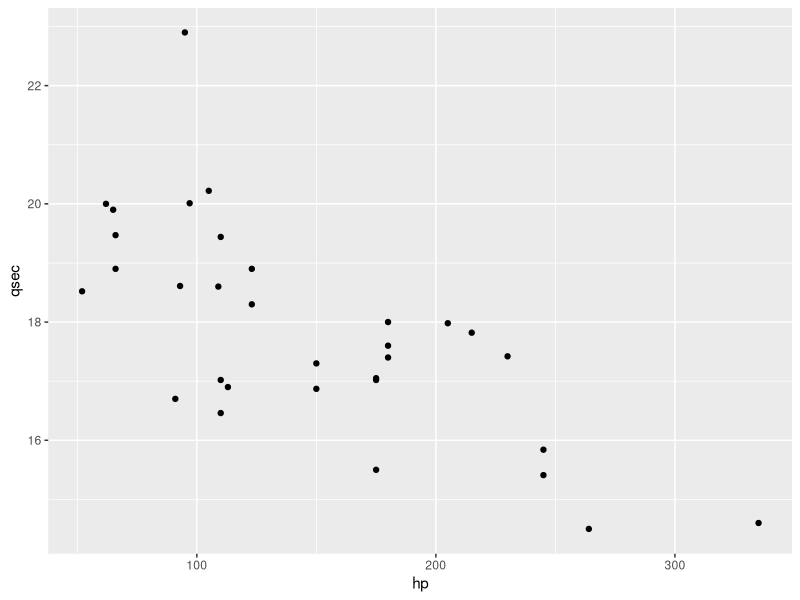
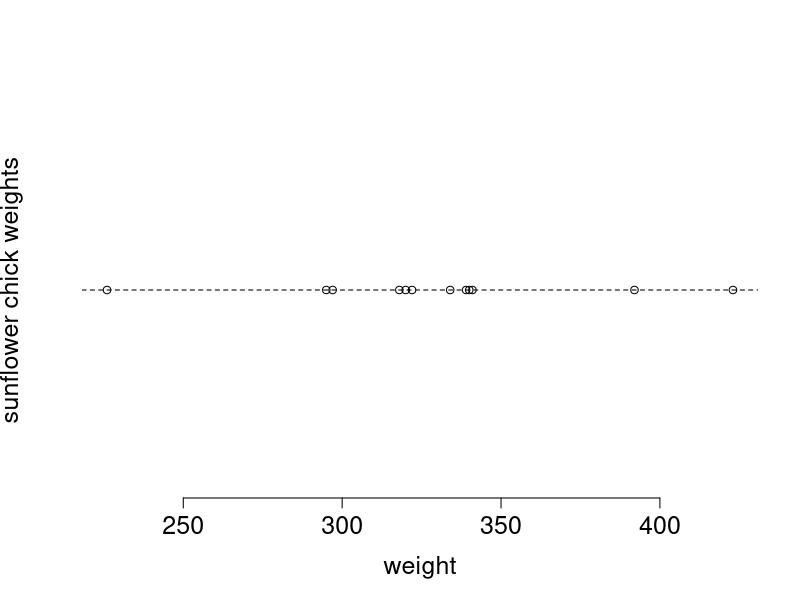
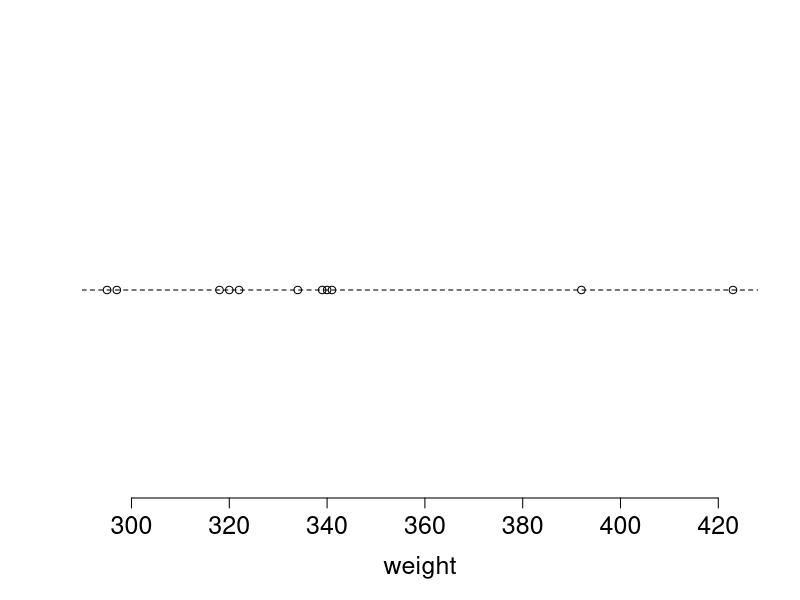
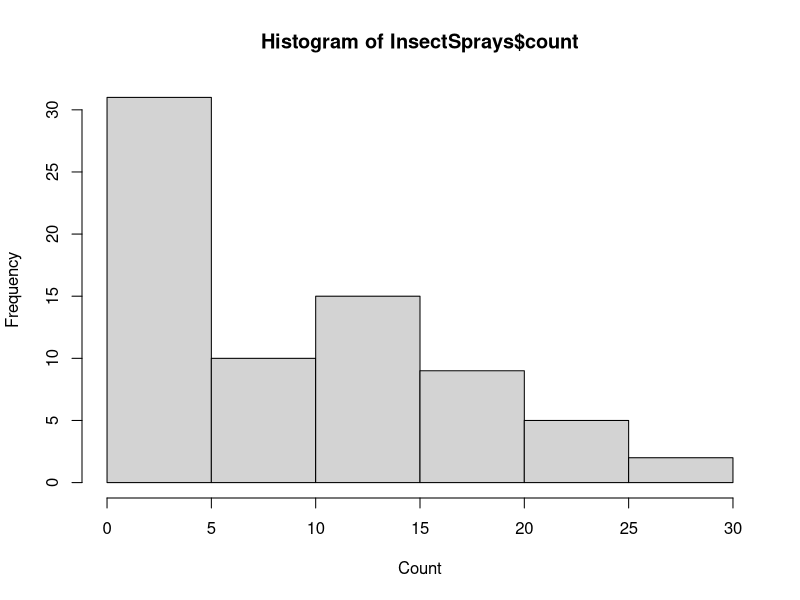
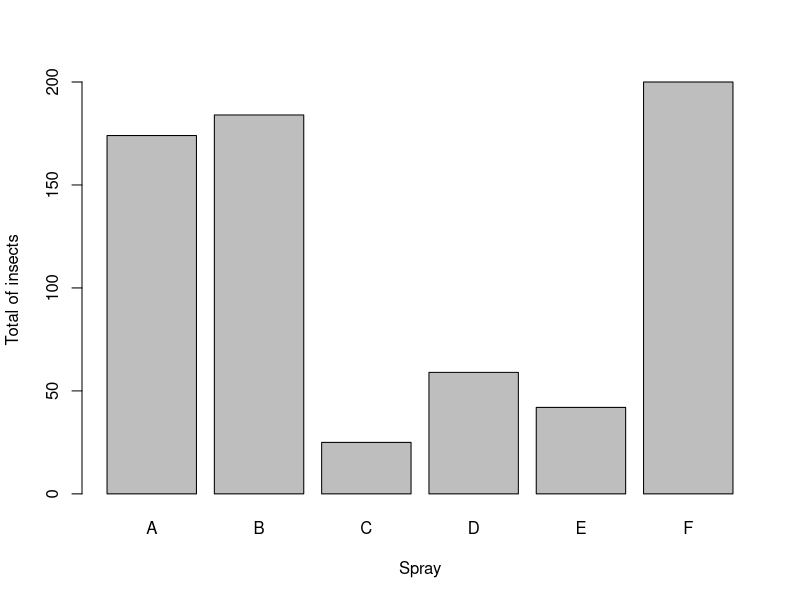
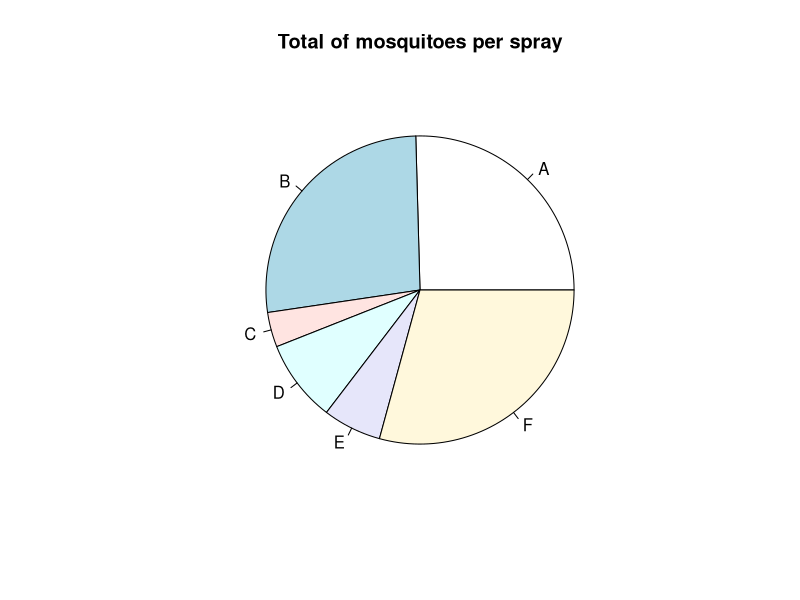
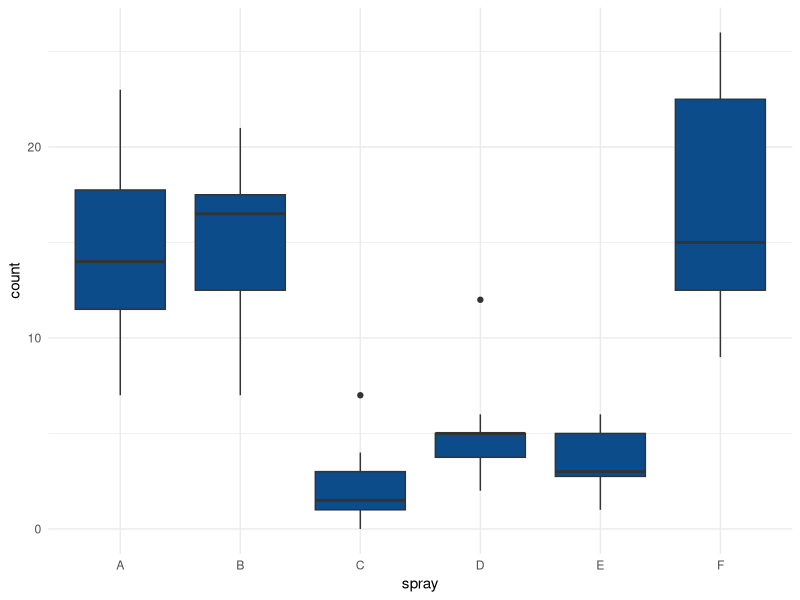
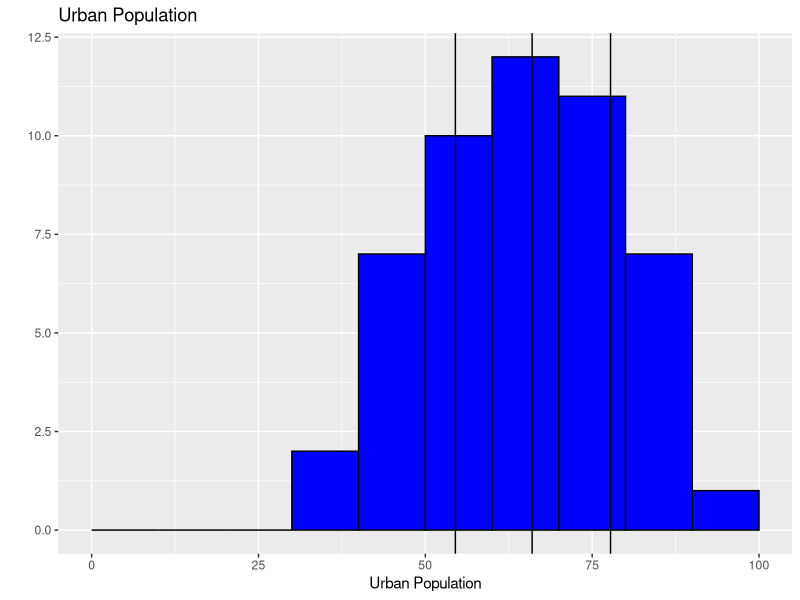

R code for these plots, in order:
## ---- chunk 1
knitr::opts_chunk$set(echo = TRUE)
library(dplyr)
library(tidyverse)
library(GGally)
## ---- chunk 2
data1<- quakes %>% filter(depth >= 300)
round(mean(data1$depth),2)


## ---- chunk 3
mean(data1$mag)
median(data1$mag)

## ---- chunk 4
for (i in levels(chickwts$feed)) {
      cat("Feed ",i,"has the average wheight of: ",
          mean(chickwts$weight[chickwts$feed==i]),".\n",sep="")
}
## ---- chunk 5
insecttable<-table(InsectSprays$count)
insecttable[insecttable==max(insecttable)]


## ---- chunk 6
tapply(InsectSprays$count, InsectSprays$spray, sum)


## ---- chunk 7

for (i in levels(InsectSprays$spray)) {
      cat("Spray ",i,"has a mean of: ",
          round(mean(InsectSprays$count[InsectSprays$spray == i] >= 5)*100),
          "% when counting only >=5.\n",sep="")
}
## ---- chunk 8
tapply(InsectSprays$count, 
       InsectSprays$spray, 
       function(x){round(mean(x>=5)*100,2)})
## ---- chunk 9
quantile(chickwts$weight,c(0.1,0.3,0.9))

chicksvar<-tapply(chickwts$weight,chickwts$feed,var)
chicksvar[chicksvar==max(chicksvar)]
## ---- chunk 10
IQR(quakes$depth)
## ---- chunk 11
summary(quakes$mag[quakes$depth<=400])

#comparing it with the summary of quakes with depths> 400. the deeper, the 
#weaker it gets
## ---- chunk 12
depthcat<-cut(quakes$depth,
              breaks=(seq(min(quakes$depth),max(quakes$depth),length=5)),
              right=T,
              include.lowest = T)
## ---- chunk 13
tapply(quakes$mag,depthcat,mean)
tapply(quakes$mag,depthcat,sd)
## ---- chunk 14
tapply(quakes$mag,depthcat,quantile,prob=0.8)
## ---- chunk 15


weight<-c(55,85,75,42,93,63,58,75,89,67)
height<-c(161,185,174,154,188,178,170,167,181,178)
Sex<-c("f","m","m","f","m","m","f","m","m","f")

cor(weight,height)


## ---- chunk 16

head(mtcars,n = 5)
#?mtcars

## ---- chunk 17
library(dplyr)
library(ggplot2)
mtcars %>% 
  ggplot() +
  aes(x=hp,y=qsec)+
  geom_point()
  




## ---- chunk 18
tranfac<-factor(mtcars[,9],labels=c("auto","manual"))
## ---- chunk 19

theplot<-qplot(mtcars[,4],mtcars[,7],
               main="The Plot",
               xlab="Horsepower",
               ylab="1/4 mile time",
               color=tranfac,
               shape=tranfac)


## ---- chunk 20
autoflag<-mtcars[,9]==0
manualcor<-round(cor(mtcars[,4][autoflag],mtcars[,7][autoflag]),4)
autocor<-round(cor(mtcars[,4][!autoflag],mtcars[,7][!autoflag]),4)

manualcor;autocor

#Separeted by transmission, the negative correlation gets stronger


## ---- chunk 21

sunchicks<-chickwts$weight[chickwts$feed == "sunflower"]
plot(
      x = sunchicks,
      y = rep(0, length(sunchicks)),
      xlab = "weight",
      xlim=c(min(sunchicks),
             max(sunchicks)),
      ylab = "sunflower chick weights",
      yaxt = "n",
      bty = "n",
      cex.axis=1.5,
      cex.lab=1.5)
abline(h=0,lty=2)


## ---- chunk 22

sd(sunchicks)


IQR(sunchicks)



## ---- chunk 23

sunchicks2<-sunchicks[-6]

plot(
      x = sunchicks2,
      y = rep(0, length(sunchicks2)),
      xlab = "weight",
      xlim=c(min(sunchicks2),
             max(sunchicks2)),
      ylab = "",
      yaxt = "n",
      bty = "n",
      cex.axis=1.5,
      cex.lab=1.5)
abline(h=0,lty=2)

sd(sunchicks2)


IQR(sunchicks2)



## ---- chunk 24

hist(InsectSprays$count,xlab = "Count",right=T)


## ---- chunk 25
sumofinsects<-tapply(InsectSprays$count,InsectSprays$spray,sum)

barplot(sumofinsects,
        names.arg = levels(InsectSprays$spray),
        xlab="Spray",
        ylab = "Total of insects")
pie(sumofinsects,
    labels = levels(InsectSprays$spray),
    main = "Total of mosquitoes per spray")


## ---- chunk 26
sort.fac <- factor(InsectSprays$spray)

ggplot(InsectSprays) +
 aes(x = spray, y = count) +
 geom_boxplot(fill = "#0c4c8a") +
 theme_minimal()

## ---- chunk 27

qplot(USArrests$UrbanPop,
      geom = "blank",
      main="Urban Population",
      xlab="Urban Population")+
      geom_histogram(color="black",
                     fill="blue",
                     breaks=seq(0,100,10),
                     closed="right")+
      geom_vline(mapping=aes(xintercept=c(quantile(USArrests$UrbanPop,0.25),
                                          quantile(USArrests$UrbanPop,0.50),
                                          quantile(USArrests$UrbanPop,0.75))),
                 show.legend = T)+
      scale_linetype_manual(values=c(2,3))+
      labs(linetype="")



## ---- chunk 28
crimesperstate<-t(as.matrix(USArrests[,-3]))

barplot(crimesperstate,
        names.arg = state.abb,
        main="Types of crimes per state",
        legend.text = rownames(crimesperstate))
## ---- chunk 29
urbancat <- rep(NA, length(USArrests$UrbanPop))
urbanmedian <- median(USArrests$UrbanPop)
for (i in 1:length(USArrests$UrbanPop)) {
      if (USArrests$UrbanPop[i] > urbanmedian) {
            urbancat[i] <- 1
      } else{
            urbancat[i] <- 0
      }
}
urbancat <- factor(urbancat)



## ---- chunk 30

myusarrests <- USArrests[-3]
myusarrests$urbancat <- urbancat


## ---- chunk 31



ggpairs(myusarrests,
        mapping = aes(col = urbancat),
        axisLabels = "internal")



## ---- chunk 32
qquantiles<-quantile(quakes$mag,c(1/3,2/3))

magvec<-cut(quakes$mag,
            breaks=c(min(quakes$mag),
                     qquantiles[1],
                     qquantiles[2],
                     max(quakes$mag)))
## ---- chunk 33
plot(
      quakes$long,
      quakes$lat,
      pch = (1:3)[magvec],
      col = (1:3)[magvec],
      main = "Latitude and longitude",
      ylab = "Latitude",
      xlab = "Longitude"
)

## ---- chunk 34
plot(
      quakes$long,
      quakes$lat,
      pch = (1:3)[magvec],
      col = (1:3)[magvec],
      main = "Latitude and longitude",
      ylab = "Latitude",
      xlab = "Longitude"
);legend(
      "bottomleft",
      legend = c("0<x<1/3", "1/3<x<2/3", "2/3<x<1"),
      col = 1:3,
      pch = 1:3,
      title="magnitude quantiles"
)

## ---- chunk 35
(4/52)
1/52
## ---- chunk 36


a<-1/4
b<-1/2
#the probability is 1/4. the events are independent

## ---- chunk 37




#a is 1/4
#pr(a|b) is 13/51
#the event has now a lesser chance of happening. The events are dependend.

## ---- chunk 38


c <- (4*3)/52
d <- 1/2 
#pr is
c*d

#they are not mutually exclusive as the result is positive.
## ---- chunk 39
b.outcomes <-c(1,2,3,4,5)
b.prob<-c(0.1,0.13,0.21,0.41,0.15)

#i
x<-1-.1-.13-.21-.15
# x is 0.41
## ---- chunk 40
b.probsum<- cumsum(b.prob)
## ---- chunk 41
b.mean<-sum(b.outcomes*b.prob)
## ---- chunk 42
b.var<- sum(((b.outcomes-b.mean)^2)*b.prob)
## ---- chunk 43
b.probatleast3<-sum(b.prob[1:3])
## ---- chunk 44
b.appearance<-barplot(b.prob,
                      names.arg = b.outcomes,
                      space=0,
                      main="Appearance",
                      xlab="Stars",
                      ylab="Probability")
## ---- chunk 45
functionf <- function(w) {
      #  (w-40)/625 if 40<=w<=65
      #  (90-w)/625 if 65<w<=90
      #  0 if anything else

      answer <- rep(0, length(w))
      w.lower <- w >= 40 & w <= 65
      w.upper <- w > 65 & w < 90

      answer[w.lower] <- (w[w.lower] - 40) / 625
      answer[w.upper] <- (90 - w[w.upper]) / 625

      return(answer)
}
## ---- chunk 46

FunctionF <- function(w) {
      #w<40 <- 0
      #40<=x<=65 <- (w^2-80*w+1600)/1250
      #65<x<=90 <- (180*w-w^2-6850)/1250
      #else is 1

      answer <- rep(0, length(w))
      w.lower <- w >= 40 & w <= 65
      w.upper <- w > 65 & w <= 90
      w.uppest <- w > 90

      answer[w.lower] <- (w[w.lower] ^ 2 - 80 * w[w.lower] + 1600) / 1250
      answer[w.upper] <- (180 * w[w.upper] - w[w.upper] ^ 2 - 6850) / 1250
      answer[w.uppest] <- 1

      return(answer)
      #test
      #return.15.6(c(12,45,70,100))
}



## ---- chunk 47

functionf(55.2)
FunctionF(55.2)


## ---- chunk 48



1 - FunctionF(60)
## ---- chunk 49


FunctionF(76.89) - FunctionF(60.3)

## ---- chunk 50
value<-1
platform<-13
prob<-3/4
## ---- chunk 51

dbinom(x=value,size=platform,prob=prob)


## ---- chunk 52



value=13
dbinom(x=value,size=platform,prob=prob)
## ---- chunk 53

value=9
1-pbinom(q=value,size=platform,prob=prob)


## ---- chunk 54

sum(dbinom(x=1:3,size=platform,prob=prob))
pbinom(q=3,size=platform,prob=prob)


## ---- chunk 55


pbinom(q=8,13,3/4)

## ---- chunk 56


xrealizations<-rbinom(10,13,3/4)


## ---- chunk 57
mean(xrealizations)
sd(xrealizations)
## ---- chunk 58
1-ppois(100,107)



## ---- chunk 59
dpois(0,107)
## ---- chunk 60
barplot(
      dpois(60:150, 107),
      main = "Number of cars distribution",
      xlab = "x cars",
      ylab = "Pr(X = x)",
      names.arg = seq(60,150,1),
      space=0
)
## ---- chunk 61
hist(rpois(260,107),
     xlim = c(60,150))
## ---- chunk 62
a<-3
b<-70

punif(5.5, min=a,max=b)
## ---- chunk 63
qunif((1-0.15),min=a,max=b)



## ---- chunk 64
mean<- (a+b)/2
sd<- sqrt(((b-a)^2)/12) 



## ---- chunk 65

mark1<-mean-sd/2
mark2<-mean+sd/2
sum(punif(mark2,a,b)-punif(mark1,a,b))


## ---- chunk 66

barplot(dunif(3:70,min=a,max=b),
        space=0)
max(dunif(3:70,min=a,max=b))



## ---- chunk 67
simulation<-runif(10,a,b)
quantile(simulation,0.85)

Simulation<-runif(1000,a,b)
quantile(Simulation,0.85)
#as we have more variables, the test value aproximates itself 
#from the true value

## ---- chunk 68

mu<-17
sd<-4.5

1-pnorm(20,mu,sd)

## ---- chunk 69

a<-5
b<-10
pnorm(b,mu,sd)-pnorm(a,mu,sd)

## ---- chunk 70

qnorm(.9,mu,sd)


## ---- chunk 71
xval <- seq(mu - 4 * sd, mu + 4 * sd, length.out = 500)
fx <- dnorm(xval, mu, sd)
#plotting
plot(
      xval,
      fx,
      typ = "l",
      ylab = "f(x)",
      xlab = "x",
      main = "Normal distribution of x"
)
abline(h=0,lty=3)

#painting

fxpoints <- fx[(xval >= qnorm(.9, mu, sd))]
xvalpoints <- xval[(xval >= qnorm(.9, mu, sd))]

polygon(rbind(
      cbind(xvalpoints[1], 0),
      cbind(xvalpoints, fxpoints),
      cbind(xvalpoints[length(xvalpoints)], 0)),
      col = "gray"
)
## ---- chunk 72


hist(rnorm(10,mu,sd))
## ---- chunk 73
mu=10
var=2
sigma=sqrt(var)

pnorm(11,10,2)-pnorm(9.5,10,2)
## ---- chunk 74
dnorm(c(9.5,11),10,2)
stan9.5 <- (9.5 - mu) / sigma
stan11 <- (11 - mu) / sigma

pnorm(c(stan9.5,stan11),0,1)
pnorm(c(9.5,11),mu,sigma)

## ---- chunk 75
shortest<-qnorm(0.025,mu,sigma)
standshort<-(shortest-mu)/sigma
pnorm(standshort)
## ---- chunk 76
lambda<-3500


lambda.day<-lambda/365.25
## ---- chunk 77


xval<-seq(0,1,length.out=100)
plot(xval,dexp(xval,lambda.day),main="Density function",xlab="x",ylab="f(x)",type = "l")
abline(h=0,lty=3)
abline(v=0,lty=3)
## ---- chunk 78
pexp(30,lambda.day/24/60)
## ---- chunk 79
qexp(.9,lambda.day)*24
## ---- chunk 80
mu<-11
lambda <- 1/mu

#i
pexp(5,lambda)
## ---- chunk 81
c.mu<-9
c.lambda<-1/c.mu

pexp(6,c.lambda)
## ---- chunk 82
#our product
1-pexp(15,lambda)
#their product
1-pexp(15,c.lambda)
